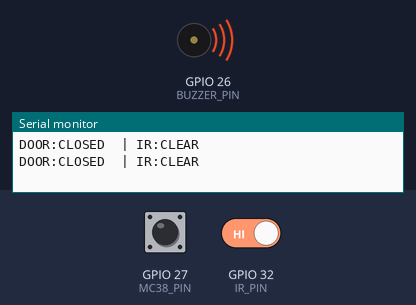
Simulated run of this sketch. Board: ESP32. Shown: buzzer (waves = sounding, pin HIGH), the last lines printed to the serial monitor. Inputs (shaded band) come from the test bench; at power-on: GPIO 32 (IR_PIN) HIGH, GPIO 27 (MC38_PIN) HIGH. The local clock reads 2024-03-15 10:24:30 at power-on unless the sketch sets it.

Above: at 3.2 s.
3.3 s: GPIO 32 (IR_PIN) driven LOW
At 4.3 s:
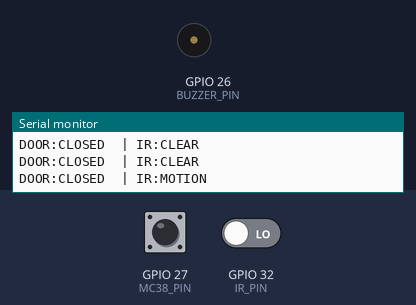
7.3 s: GPIO 32 (IR_PIN) driven HIGH
At 8.5 s:
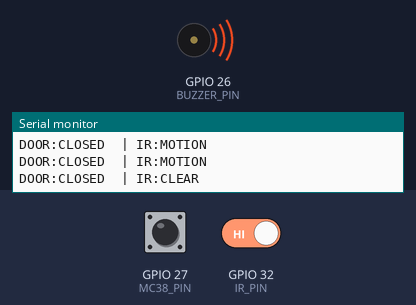
8.8 s: GPIO 27 (MC38_PIN) pulled LOW for 1 s
At 9.6 s:
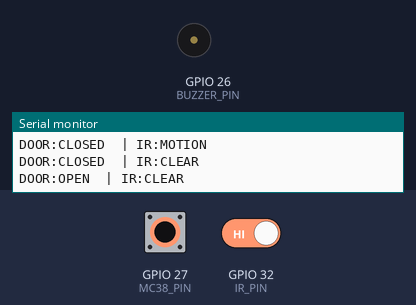
11.3 s: GPIO 27 (MC38_PIN) pulled LOW for 3.2 s
At 15.3 s:
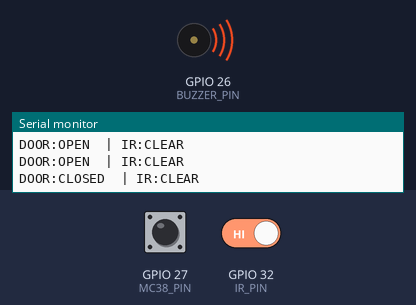
Timing chart, 0 to 16.8 s (numbered marks = the images above; inputs shaded):
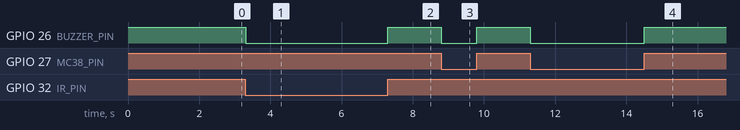

Measured:
- after the input at 3.3 s, GPIO 26 (BUZZER_PIN): HIGH → LOW at once
- after the input at 7.3 s, GPIO 26 (BUZZER_PIN): LOW → HIGH at once
- after the input at 8.8 s, GPIO 26 (BUZZER_PIN): HIGH → LOW at once, → HIGH 1.0 s later
- after the input at 11.3 s, GPIO 26 (BUZZER_PIN): HIGH → LOW at once, → HIGH 3.2 s later

The sketch:

Internal_Core.ino
```cpp
#include <WiFi.h>
#include <WiFiUdp.h>
#include <Wire.h>
#include <RTClib.h>

const char* ssid = "Bellabit_Secure_Net";
const char* password = "StrongPassword123";

const char* serverIP = "255.255.255.255";
const int targetPort = 9999;
const char* secretKey = "BELLABIT_SECURE_KEY_123";

WiFiUDP udp;
const int localUdpPort = 8888;

const int MC38_PIN = 27;
const int IR_PIN = 32;
const int BUZZER_PIN = 26;

RTC_DS3231 rtc;
unsigned long lastAuthTime = 0;
unsigned long lastDebugTime = 0;
bool isSystemCalm = true;

void setup() {
  Serial.begin(115200);

  pinMode(MC38_PIN, INPUT_PULLUP);
  pinMode(IR_PIN, INPUT);
  pinMode(BUZZER_PIN, OUTPUT);

  digitalWrite(BUZZER_PIN, HIGH);

  Wire.begin(21, 22);
  rtc.begin();

  WiFi.mode(WIFI_AP);
  WiFi.softAP(ssid, password);
  udp.begin(localUdpPort);

  delay(2000);
}

void loop() {
  int packetSize = udp.parsePacket();
  if (packetSize) {
    char incomingPacket[255];
    int len = udp.read(incomingPacket, 255);
    if (len > 0) incomingPacket[len] = 0;

    if (strcmp(incomingPacket, "AUTH_SUCCESS") == 0) {
      lastAuthTime = millis();
    }
  }

  bool doorOpen = (digitalRead(MC38_PIN) == LOW);
  bool motionDetected = (digitalRead(IR_PIN) == LOW);

  if (millis() - lastDebugTime > 1000) {
    Serial.print("DOOR:");
    Serial.print(doorOpen ? "OPEN " : "CLOSED ");
    Serial.print(" | IR:");
    Serial.println(motionDetected ? "MOTION" : "CLEAR");
    lastDebugTime = millis();
  }

  bool breachDetected = doorOpen || motionDetected;

  if (breachDetected) {
    digitalWrite(BUZZER_PIN, LOW);

    if (isSystemCalm) {
      isSystemCalm = false;

      DateTime now = rtc.now();
      bool isWithinShift = (now.hour() >= 8 && now.hour() < 22);
      bool isAuthRecent = (millis() - lastAuthTime <= 5000);

      if (isAuthRecent && isWithinShift) {
        digitalWrite(BUZZER_PIN, HIGH);
      } else {
        udp.beginPacket(serverIP, targetPort);
        String payload = String(secretKey) + ":ENCRYPT_NOW";
        udp.print(payload);
        udp.endPacket();
      }
    }
  } else {
    isSystemCalm = true;
    digitalWrite(BUZZER_PIN, HIGH);
  }
}
```
